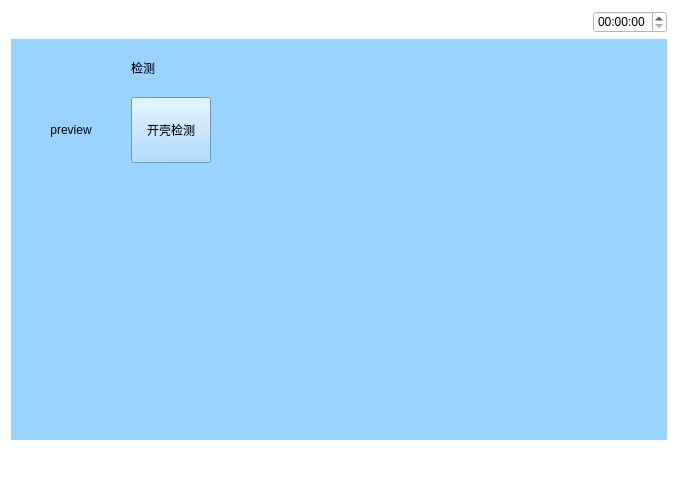
<?xml version="1.0" encoding="UTF-8"?>
<ui version="4.0">
 <class>Jiance2</class>
 <widget class="QWidget" name="Jiance2">
  <property name="geometry">
   <rect>
    <x>0</x>
    <y>0</y>
    <width>678</width>
    <height>482</height>
   </rect>
  </property>
  <property name="windowTitle">
   <string>Form</string>
  </property>
  <property name="styleSheet">
   <string notr="true">background-color: rgb(255, 255, 255);</string>
  </property>
  <layout class="QVBoxLayout" name="verticalLayout" stretch="1,5,1">
   <item>
    <layout class="QHBoxLayout" name="horizontalLayout_5">
     <item>
      <widget class="QPushButton" name="pushButton">
       <property name="text">
        <string/>
       </property>
       <property name="icon">
        <iconset resource="myimages.qrc">
         <normaloff>:/image/images/4g.png</normaloff>:/image/images/4g.png</iconset>
       </property>
       <property name="flat">
        <bool>true</bool>
       </property>
      </widget>
     </item>
     <item>
      <widget class="QPushButton" name="pushButton_2">
       <property name="text">
        <string/>
       </property>
       <property name="icon">
        <iconset resource="myimages.qrc">
         <normaloff>:/image/images/wireless.svg</normaloff>:/image/images/wireless.svg</iconset>
       </property>
       <property name="flat">
        <bool>true</bool>
       </property>
      </widget>
     </item>
     <item>
      <widget class="QPushButton" name="pushButton_3">
       <property name="text">
        <string/>
       </property>
       <property name="icon">
        <iconset resource="myimages.qrc">
         <normaloff>:/image/images/bl.svg</normaloff>:/image/images/bl.svg</iconset>
       </property>
       <property name="flat">
        <bool>true</bool>
       </property>
      </widget>
     </item>
     <item>
      <widget class="QPushButton" name="pushButton_4">
       <property name="text">
        <string/>
       </property>
       <property name="icon">
        <iconset resource="myimages.qrc">
         <normaloff>:/image/images/locate.svg</normaloff>:/image/images/locate.svg</iconset>
       </property>
       <property name="flat">
        <bool>true</bool>
       </property>
      </widget>
     </item>
     <item>
      <spacer name="horizontalSpacer_4">
       <property name="orientation">
        <enum>Qt::Horizontal</enum>
       </property>
       <property name="sizeHint" stdset="0">
        <size>
         <width>40</width>
         <height>20</height>
        </size>
       </property>
      </spacer>
     </item>
     <item>
      <widget class="QTimeEdit" name="timeEdit_2"/>
     </item>
    </layout>
   </item>
   <item>
    <widget class="QWidget" name="widget" native="true">
     <property name="sizePolicy">
      <sizepolicy hsizetype="Preferred" vsizetype="Preferred">
       <horstretch>0</horstretch>
       <verstretch>0</verstretch>
      </sizepolicy>
     </property>
     <property name="contextMenuPolicy">
      <enum>Qt::DefaultContextMenu</enum>
     </property>
     <property name="styleSheet">
      <string notr="true">background-color: rgb(153, 211, 255);</string>
     </property>
     <widget class="QWidget" name="layoutWidget_3">
      <property name="geometry">
       <rect>
        <x>0</x>
        <y>0</y>
        <width>671</width>
        <height>250</height>
       </rect>
      </property>
      <layout class="QGridLayout" name="gridLayout_2">
       <property name="margin">
        <number>20</number>
       </property>
       <property name="spacing">
        <number>20</number>
       </property>
       <item row="1" column="1">
        <widget class="QPushButton" name="check">
         <property name="minimumSize">
          <size>
           <width>66</width>
           <height>66</height>
          </size>
         </property>
         <property name="text">
          <string>开壳检测</string>
         </property>
        </widget>
       </item>
       <item row="1" column="0">
        <widget class="QPushButton" name="preview">
         <property name="text">
          <string>preview</string>
         </property>
         <property name="flat">
          <bool>true</bool>
         </property>
        </widget>
       </item>
       <item row="1" column="2">
        <spacer name="horizontalSpacer">
         <property name="orientation">
          <enum>Qt::Horizontal</enum>
         </property>
         <property name="sizeHint" stdset="0">
          <size>
           <width>40</width>
           <height>20</height>
          </size>
         </property>
        </spacer>
       </item>
       <item row="0" column="1">
        <widget class="QLabel" name="label">
         <property name="text">
          <string>检测</string>
         </property>
        </widget>
       </item>
       <item row="2" column="2">
        <spacer name="verticalSpacer">
         <property name="orientation">
          <enum>Qt::Vertical</enum>
         </property>
         <property name="sizeHint" stdset="0">
          <size>
           <width>20</width>
           <height>40</height>
          </size>
         </property>
        </spacer>
       </item>
      </layout>
     </widget>
    </widget>
   </item>
   <item>
    <layout class="QHBoxLayout" name="horizontalLayout_2">
     <item>
      <widget class="QPushButton" name="returnIndex">
       <property name="font">
        <font>
         <family>AR PL UMing TW MBE</family>
        </font>
       </property>
       <property name="styleSheet">
        <string notr="true">border-image: url(:/image/images/index.svg);</string>
       </property>
       <property name="text">
        <string/>
       </property>
       <property name="icon">
        <iconset resource="myimages.qrc">
         <normaloff>:/image/images/index.svg</normaloff>:/image/images/index.svg</iconset>
       </property>
       <property name="iconSize">
        <size>
         <width>40</width>
         <height>40</height>
        </size>
       </property>
       <property name="flat">
        <bool>true</bool>
       </property>
      </widget>
     </item>
     <item>
      <spacer name="horizontalSpacer_3">
       <property name="orientation">
        <enum>Qt::Horizontal</enum>
       </property>
       <property name="sizeHint" stdset="0">
        <size>
         <width>40</width>
         <height>20</height>
        </size>
       </property>
      </spacer>
     </item>
     <item>
      <widget class="QPushButton" name="returnPage">
       <property name="text">
        <string/>
       </property>
       <property name="icon">
        <iconset resource="myimages.qrc">
         <normaloff>:/image/images/shangyiye.svg</normaloff>:/image/images/shangyiye.svg</iconset>
       </property>
       <property name="iconSize">
        <size>
         <width>40</width>
         <height>40</height>
        </size>
       </property>
       <property name="flat">
        <bool>true</bool>
       </property>
      </widget>
     </item>
    </layout>
   </item>
  </layout>
 </widget>
 <resources>
  <include location="myimages.qrc"/>
 </resources>
 <connections/>
</ui>
